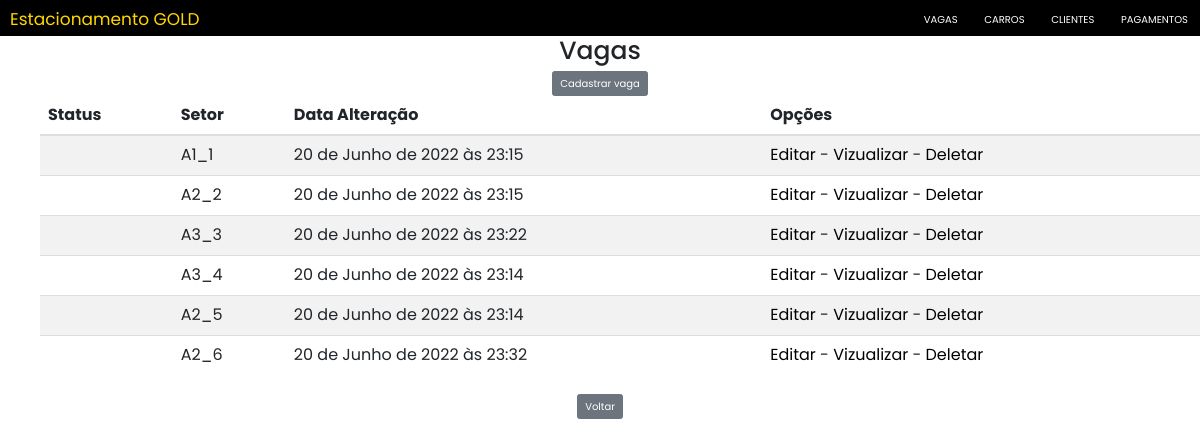
/vagas/, run on an earlier commit of the app's database.
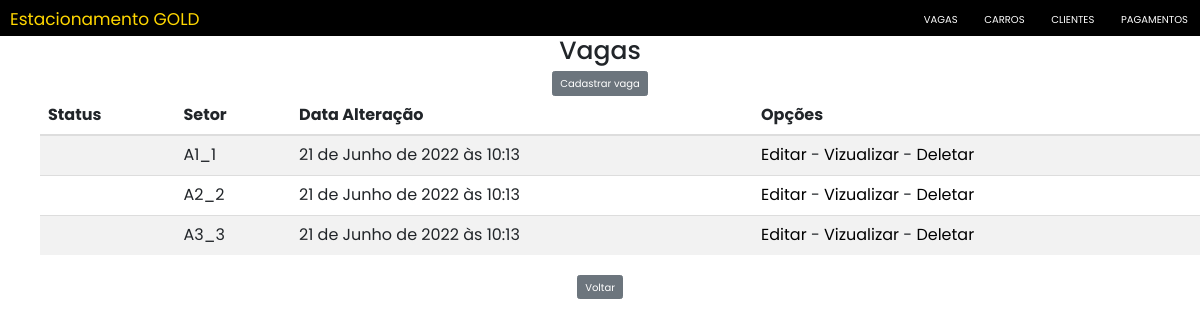
And on a later commit of the database.
### mainVagas/models.py (models this page shows, shortened)
class Vaga(models.Model):
    status = EnumChoiceField(EnumStatus, default=EnumStatus.disponivel)
    setor = models.CharField(max_length=2)
    tipoVeiculo = EnumChoiceField(EnumTipoVeiculo)
    dataHoraCadastro = models.DateTimeField(
        auto_now_add=True, editable=False, verbose_name="Data e Hora Cadastro")
    dataHoraAlteracao = models.DateTimeField(
        auto_now=True, editable=False, verbose_name="Data e Hora Alteração")

### mainVagas/views.py (the view)
# urls.py: path("", views.VagaList.as_view(), name="list"),
class VagaList(ListView):
    model = Vaga
    fields = '__all__'

### mainVagas/templates/mainVagas/vaga_list.html (shortened to what this page needs)
{% extends 'Estacionamento/base.html' %}
{% load static %}
{% block titleBody %}Vagas{% endblock %}
{% block content %}
    <div style="text-align: center">
        <a href="{% url 'mainVagas:create' %}"><input type="submit" class="btn btn-secondary" value="Cadastrar vaga" /></a>
    </div>
    <ul>
        <div class="table-responsive" style="margin-right: 2%">
            <table class="table table-striped" id="listar-vagas">
                <thead>
                    <tr>
                        <th>Status</th>
                        <th>Setor</th>
                        <th>Data Alteração</th>
                        <th>Opções</th>
                    </tr>
                </thead>
                <tbody>
                    {% for vaga in vaga_list %}
                        <tr>
                            <td>{{vaga.status.value}}</td>
                            <td>{{vaga.setor}}_{{vaga.id}}</td>
                            <td>{{vaga.dataHoraAlteracao}}</td>
                            <td>  <a style="color:black" href="{% url 'mainVagas:update' pk=vaga.id %}" title="Editar Vaga">Editar</a>
                                - <a style="color:black" href="{% url 'mainVagas:detail' pk=vaga.id %}" title="Vizualizar Vaga">Vizualizar</a>
                                - <a style="color:black" href="{% url 'mainVagas:delete' pk=vaga.id %}" title="Deletar Vaga">Deletar</a></td>
                        </tr>
                    {% empty %}
                        <tr>
                            <td colspan="4">Nenhum vaga registrada.</td>
                        <tr>
                    {% endfor %}
                </tbody>
            </table>
        </div>
    </ul>
    <div style="text-align: center">
        <a href="{% url 'Estacionamento:main' %}"><input type="submit" class="btn btn-secondary" value="Voltar" /></a>
    </div>
{% endblock %}

What changed in the data, as far as the page shows it:
removed Vaga: setor "A3", id "4", dataHoraAlteracao "20 de Junho de 2022 às 23:14"
removed Vaga: setor "A2", id "5", dataHoraAlteracao "20 de Junho de 2022 às 23:14"
removed Vaga: setor "A2", id "6", dataHoraAlteracao "20 de Junho de 2022 às 23:32"
changed Vaga id 1: dataHoraAlteracao "20 de Junho de 2022 às 23:15" → "21 de Junho de 2022 às 10:13"
changed Vaga id 2: dataHoraAlteracao "20 de Junho de 2022 às 23:15" → "21 de Junho de 2022 às 10:13"
changed Vaga id 3: dataHoraAlteracao "20 de Junho de 2022 às 23:22" → "21 de Junho de 2022 às 10:13"
